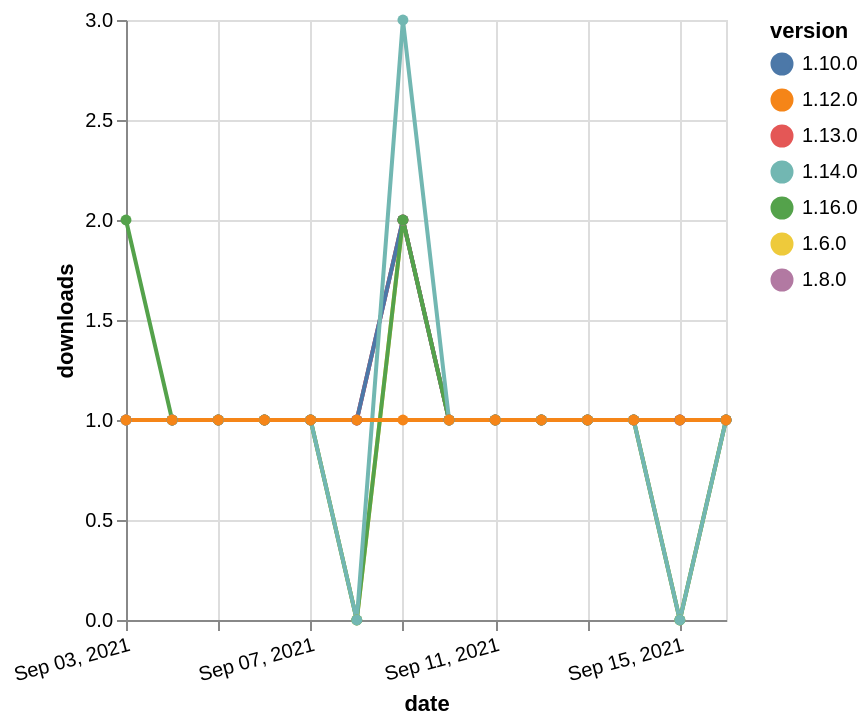

Specify this chart in Vega-Lite:
### Vega-Lite specification from a JSON file in a GitHub repository (floating-point values rounded to 4 significant figures)
{"$schema": "https://vega.github.io/schema/vega-lite/v5.json", "description": "A simple bar chart with embedded data.", "data": {"values": [{"date": "2021-09-03", "total": 208, "delta": 1, "version": "1.6.0"}, {"date": "2021-09-04", "total": 209, "delta": 1, "version": "1.6.0"}, {"date": "2021-09-05", "total": 210, "delta": 1, "version": "1.6.0"}, {"date": "2021-09-06", "total": 211, "delta": 1, "version": "1.6.0"}, {"date": "2021-09-07", "total": 212, "delta": 1, "version": "1.6.0"}, {"date": "2021-09-08", "total": 212, "delta": 0, "version": "1.6.0"}, {"date": "2021-09-09", "total": 214, "delta": 2, "version": "1.6.0"}, {"date": "2021-09-10", "total": 215, "delta": 1, "version": "1.6.0"}, {"date": "2021-09-11", "total": 216, "delta": 1, "version": "1.6.0"}, {"date": "2021-09-12", "total": 217, "delta": 1, "version": "1.6.0"}, {"date": "2021-09-13", "total": 218, "delta": 1, "version": "1.6.0"}, {"date": "2021-09-14", "total": 219, "delta": 1, "version": "1.6.0"}, {"date": "2021-09-15", "total": 219, "delta": 0, "version": "1.6.0"}, {"date": "2021-09-16", "total": 220, "delta": 1, "version": "1.6.0"}, {"date": "2021-09-03", "total": 275, "delta": 1, "version": "1.8.0"}, {"date": "2021-09-04", "total": 276, "delta": 1, "version": "1.8.0"}, {"date": "2021-09-05", "total": 277, "delta": 1, "version": "1.8.0"}, {"date": "2021-09-06", "total": 278, "delta": 1, "version": "1.8.0"}, {"date": "2021-09-07", "total": 279, "delta": 1, "version": "1.8.0"}, {"date": "2021-09-08", "total": 280, "delta": 1, "version": "1.8.0"}, {"date": "2021-09-09", "total": 282, "delta": 2, "version": "1.8.0"}, {"date": "2021-09-10", "total": 283, "delta": 1, "version": "1.8.0"}, {"date": "2021-09-11", "total": 284, "delta": 1, "version": "1.8.0"}, {"date": "2021-09-12", "total": 285, "delta": 1, "version": "1.8.0"}, {"date": "2021-09-13", "total": 286, "delta": 1, "version": "1.8.0"}, {"date": "2021-09-14", "total": 287, "delta": 1, "version": "1.8.0"}, {"date": "2021-09-15", "total": 288, "delta": 1, "version": "1.8.0"}, {"date": "2021-09-16", "total": 289, "delta": 1, "version": "1.8.0"}, {"date": "2021-09-03", "total": 137, "delta": 1, "version": "1.13.0"}, {"date": "2021-09-04", "total": 138, "delta": 1, "version": "1.13.0"}, {"date": "2021-09-05", "total": 139, "delta": 1, "version": "1.13.0"}, {"date": "2021-09-06", "total": 140, "delta": 1, "version": "1.13.0"}, {"date": "2021-09-07", "total": 141, "delta": 1, "version": "1.13.0"}, {"date": "2021-09-08", "total": 142, "delta": 1, "version": "1.13.0"}, {"date": "2021-09-09", "total": 144, "delta": 2, "version": "1.13.0"}, {"date": "2021-09-10", "total": 145, "delta": 1, "version": "1.13.0"}, {"date": "2021-09-11", "total": 146, "delta": 1, "version": "1.13.0"}, {"date": "2021-09-12", "total": 147, "delta": 1, "version": "1.13.0"}, {"date": "2021-09-13", "total": 148, "delta": 1, "version": "1.13.0"}, {"date": "2021-09-14", "total": 149, "delta": 1, "version": "1.13.0"}, {"date": "2021-09-15", "total": 150, "delta": 1, "version": "1.13.0"}, {"date": "2021-09-16", "total": 151, "delta": 1, "version": "1.13.0"}, {"date": "2021-09-03", "total": 169, "delta": 1, "version": "1.10.0"}, {"date": "2021-09-04", "total": 170, "delta": 1, "version": "1.10.0"}, {"date": "2021-09-05", "total": 171, "delta": 1, "version": "1.10.0"}, {"date": "2021-09-06", "total": 172, "delta": 1, "version": "1.10.0"}, {"date": "2021-09-07", "total": 173, "delta": 1, "version": "1.10.0"}, {"date": "2021-09-08", "total": 174, "delta": 1, "version": "1.10.0"}, {"date": "2021-09-09", "total": 176, "delta": 2, "version": "1.10.0"}, {"date": "2021-09-10", "total": 177, "delta": 1, "version": "1.10.0"}, {"date": "2021-09-11", "total": 178, "delta": 1, "version": "1.10.0"}, {"date": "2021-09-12", "total": 179, "delta": 1, "version": "1.10.0"}, {"date": "2021-09-13", "total": 180, "delta": 1, "version": "1.10.0"}, {"date": "2021-09-14", "total": 181, "delta": 1, "version": "1.10.0"}, {"date": "2021-09-15", "total": 182, "delta": 1, "version": "1.10.0"}, {"date": "2021-09-16", "total": 183, "delta": 1, "version": "1.10.0"}, {"date": "2021-09-03", "total": 117, "delta": 2, "version": "1.16.0"}, {"date": "2021-09-04", "total": 118, "delta": 1, "version": "1.16.0"}, {"date": "2021-09-05", "total": 119, "delta": 1, "version": "1.16.0"}, {"date": "2021-09-06", "total": 120, "delta": 1, "version": "1.16.0"}, {"date": "2021-09-07", "total": 121, "delta": 1, "version": "1.16.0"}, {"date": "2021-09-08", "total": 121, "delta": 0, "version": "1.16.0"}, {"date": "2021-09-09", "total": 123, "delta": 2, "version": "1.16.0"}, {"date": "2021-09-10", "total": 124, "delta": 1, "version": "1.16.0"}, {"date": "2021-09-11", "total": 125, "delta": 1, "version": "1.16.0"}, {"date": "2021-09-12", "total": 126, "delta": 1, "version": "1.16.0"}, {"date": "2021-09-13", "total": 127, "delta": 1, "version": "1.16.0"}, {"date": "2021-09-14", "total": 128, "delta": 1, "version": "1.16.0"}, {"date": "2021-09-15", "total": 128, "delta": 0, "version": "1.16.0"}, {"date": "2021-09-16", "total": 129, "delta": 1, "version": "1.16.0"}, {"date": "2021-09-03", "total": 163, "delta": 1, "version": "1.14.0"}, {"date": "2021-09-04", "total": 164, "delta": 1, "version": "1.14.0"}, {"date": "2021-09-05", "total": 165, "delta": 1, "version": "1.14.0"}, {"date": "2021-09-06", "total": 166, "delta": 1, "version": "1.14.0"}, {"date": "2021-09-07", "total": 167, "delta": 1, "version": "1.14.0"}, {"date": "2021-09-08", "total": 167, "delta": 0, "version": "1.14.0"}, {"date": "2021-09-09", "total": 170, "delta": 3, "version": "1.14.0"}, {"date": "2021-09-10", "total": 171, "delta": 1, "version": "1.14.0"}, {"date": "2021-09-11", "total": 172, "delta": 1, "version": "1.14.0"}, {"date": "2021-09-12", "total": 173, "delta": 1, "version": "1.14.0"}, {"date": "2021-09-13", "total": 174, "delta": 1, "version": "1.14.0"}, {"date": "2021-09-14", "total": 175, "delta": 1, "version": "1.14.0"}, {"date": "2021-09-15", "total": 175, "delta": 0, "version": "1.14.0"}, {"date": "2021-09-16", "total": 176, "delta": 1, "version": "1.14.0"}, {"date": "2021-09-03", "total": 146, "delta": 1, "version": "1.12.0"}, {"date": "2021-09-04", "total": 147, "delta": 1, "version": "1.12.0"}, {"date": "2021-09-05", "total": 148, "delta": 1, "version": "1.12.0"}, {"date": "2021-09-06", "total": 149, "delta": 1, "version": "1.12.0"}, {"date": "2021-09-07", "total": 150, "delta": 1, "version": "1.12.0"}, {"date": "2021-09-08", "total": 151, "delta": 1, "version": "1.12.0"}, {"date": "2021-09-09", "total": 152, "delta": 1, "version": "1.12.0"}, {"date": "2021-09-10", "total": 153, "delta": 1, "version": "1.12.0"}, {"date": "2021-09-11", "total": 154, "delta": 1, "version": "1.12.0"}, {"date": "2021-09-12", "total": 155, "delta": 1, "version": "1.12.0"}, {"date": "2021-09-13", "total": 156, "delta": 1, "version": "1.12.0"}, {"date": "2021-09-14", "total": 157, "delta": 1, "version": "1.12.0"}, {"date": "2021-09-15", "total": 158, "delta": 1, "version": "1.12.0"}, {"date": "2021-09-16", "total": 159, "delta": 1, "version": "1.12.0"}]}, "width": "container", "mark": {"type": "line", "point": {"filled": true}}, "encoding": {"x": {"field": "date", "type": "temporal", "timeUnit": "yearmonthdate", "title": "date", "axis": {"labelAngle": -15}}, "y": {"field": "delta", "type": "quantitative", "title": "downloads"}, "color": {"field": "version", "type": "nominal"}, "tooltip": {"field": "delta"}}}
